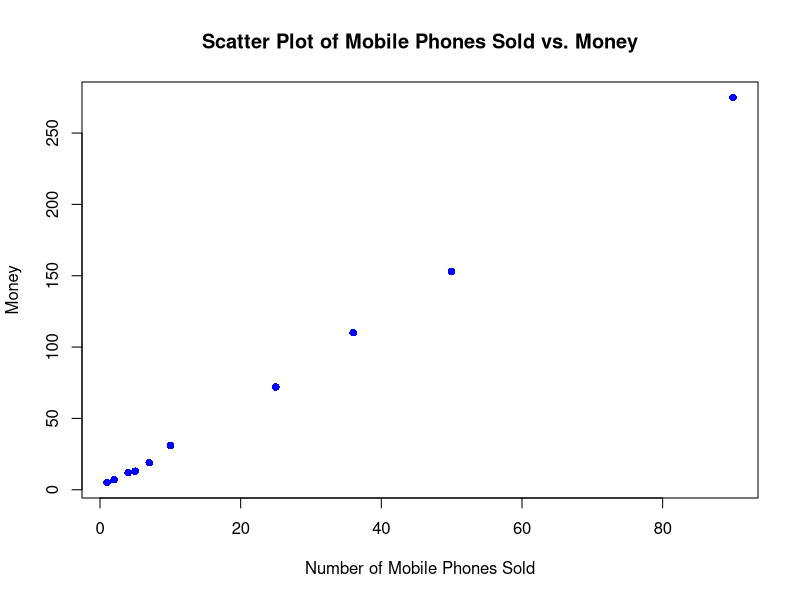

The R script that drew this image:
# Data
x <- c(4, 1, 5, 7, 10, 2, 50, 25, 90, 36)
y <- c(12, 5, 13, 19, 31, 7, 153, 72, 275, 110)

# Create scatter plot
plot(x, y, 
     main = "Scatter Plot of Mobile Phones Sold vs. Money",
     xlab = "Number of Mobile Phones Sold",
     ylab = "Money",
     pch = 16,    # Point character
     col = "blue" # Point color
)
